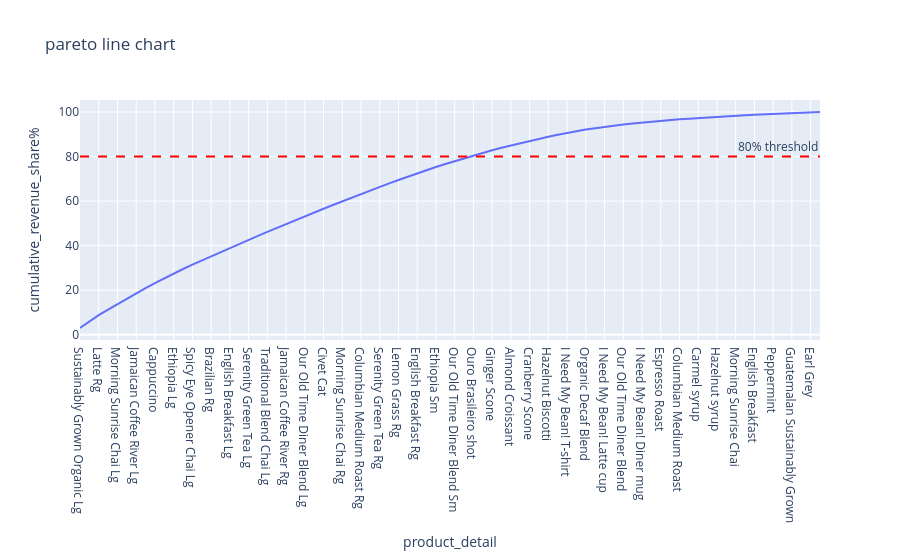

The notebook cell this image was saved under:
### Code cell
#CHART 5
#pareto line chart

fig5=px.line(revenue_by_product.sort_values('cumulative_revenue_share%'),
            x='product_detail',
            y='cumulative_revenue_share%',
            title='pareto line chart')
fig5.add_hline(y=80,line_dash='dash',line_color='red',annotation_text='80% threshold')

fig5

### Figure 1 — Plotly figure (JSON) as saved in the notebook; plotly's stock layout.template omitted (floating-point values rounded to 4 significant figures)
{"data": [{"hovertemplate": "product_detail=%{x}<br>cumulative_revenue_share%=%{y}<extra></extra>", "legendgroup": "", "line": {"color": "#636efa", "dash": "solid"}, "marker": {"symbol": "circle"}, "mode": "lines", "name": "", "orientation": "v", "showlegend": false, "type": "scatter", "x": ["Sustainably Grown Organic Lg", "Dark chocolate Lg", "Latte Rg", "Cappuccino Lg", "Morning Sunrise Chai Lg", "Latte", "Jamaican Coffee River Lg", "Sustainably Grown Organic Rg", "Cappuccino", "Brazilian Lg", "Ethiopia Lg", "Dark chocolate Rg", "Spicy Eye Opener Chai Lg", "Ethiopia Rg", "Brazilian Rg", "Peppermint Lg", "English Breakfast Lg", "Earl Grey Lg", "Serenity Green Tea Lg", "Columbian Medium Roast Lg", "Traditional Blend Chai Lg", "Espresso shot", "Jamaican Coffee River Rg", "Lemon Grass Lg", "Our Old Time Diner Blend Lg", "Earl Grey Rg", "Civet Cat", "Chocolate Croissant", "Morning Sunrise Chai Rg", "Peppermint Rg", "Columbian Medium Roast Rg", "Traditional Blend Chai Rg", "Serenity Green Tea Rg", "Our Old Time Diner Blend Rg", "Lemon Grass Rg", "Spicy Eye Opener Chai Rg", "English Breakfast Rg", "Jamaican Coffee River Sm", "Ethiopia Sm", "Brazilian Sm", "Our Old Time Diner Blend Sm", "Scottish Cream Scone ", "Ouro Brasileiro shot", "Columbian Medium Roast Sm", "Ginger Scone", "Jumbo Savory Scone", "Almond Croissant", "Croissant", "Cranberry Scone", "Chocolate Chip Biscotti", "Hazelnut Biscotti", "Ginger Biscotti", "I Need My Bean! T-shirt", "Oatmeal Scone", "Organic Decaf Blend", "Ethiopia", "I Need My Bean! Latte cup", "Brazilian - Organic", "Our Old Time Diner Blend", "Primo Espresso Roast", "I Need My Bean! Diner mug", "Jamacian Coffee River", "Espresso Roast", "Sugar Free Vanilla syrup", "Columbian Medium Roast", "Chocolate syrup", "Carmel syrup", "Chili Mayan", "Hazelnut syrup", "Sustainably Grown Organic", "Morning Sunrise Chai", "Serenity Green Tea", "English Breakfast", "Traditional Blend Chai", "Peppermint", "Lemon Grass", "Guatemalan Sustainably Grown", "Spicy Eye Opener Chai", "Earl Grey", "Dark chocolate"], "xaxis": "x", "y": [3.027, 6.033, 8.768, 11.29, 13.78, 16.25, 18.61, 20.93, 23.22, 25.38, 27.5, 29.51, 31.46, 33.35, 35.23, 37.1, 38.95, 40.77, 42.58, 44.38, 46.17, 47.96, 49.74, 51.5, 53.21, 54.9, 56.57, 58.24, 59.9, 61.53, 63.16, 64.77, 66.37, 67.95, 69.5, 71.02, 72.52, 73.93, 75.33, 76.68, 77.97, 79.25, 80.52, 81.72, 82.86, 83.96, 84.98, 85.96, 86.94, 87.9, 88.85, 89.77, 90.65, 91.43, 92.1, 92.76, 93.4, 93.95, 94.42, 94.86, 95.28, 95.7, 96.05, 96.38, 96.7, 97.01, 97.3, 97.58, 97.86, 98.1, 98.32, 98.53, 98.74, 98.94, 99.13, 99.33, 99.52, 99.71, 99.89, 100.0], "yaxis": "y"}], "layout": {"annotations": [{"showarrow": false, "text": "80% threshold", "x": 1, "xanchor": "right", "xref": "x domain", "y": 80, "yanchor": "bottom", "yref": "y"}], "legend": {"tracegroupgap": 0}, "shapes": [{"line": {"color": "red", "dash": "dash"}, "type": "line", "x0": 0, "x1": 1, "xref": "x domain", "y0": 80, "y1": 80, "yref": "y"}], "title": {"text": "pareto line chart"}, "xaxis": {"anchor": "y", "domain": [0, 1], "title": {"text": "product_detail"}}, "yaxis": {"anchor": "x", "domain": [0, 1], "title": {"text": "cumulative_revenue_share%"}}}}
